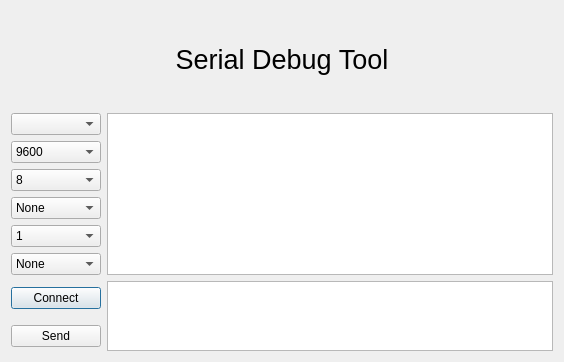
<?xml version="1.0" encoding="UTF-8"?>
<ui version="4.0">
 <class>serialtool</class>
 <widget class="QDialog" name="serialtool">
  <property name="geometry">
   <rect>
    <x>0</x>
    <y>0</y>
    <width>564</width>
    <height>362</height>
   </rect>
  </property>
  <property name="windowTitle">
   <string>Dialog</string>
  </property>
  <layout class="QGridLayout" name="gridLayout">
   <item row="1" column="0">
    <widget class="QComboBox" name="cb_serialname">
     <property name="sizePolicy">
      <sizepolicy hsizetype="Minimum" vsizetype="Fixed">
       <horstretch>0</horstretch>
       <verstretch>0</verstretch>
      </sizepolicy>
     </property>
    </widget>
   </item>
   <item row="1" column="1" rowspan="6">
    <widget class="QTextEdit" name="te_serialrecvmsg"/>
   </item>
   <item row="2" column="0">
    <widget class="QComboBox" name="cb_baund">
     <item>
      <property name="text">
       <string>9600</string>
      </property>
     </item>
     <item>
      <property name="text">
       <string>19200</string>
      </property>
     </item>
     <item>
      <property name="text">
       <string>38400</string>
      </property>
     </item>
     <item>
      <property name="text">
       <string>57600</string>
      </property>
     </item>
     <item>
      <property name="text">
       <string>115200</string>
      </property>
     </item>
    </widget>
   </item>
   <item row="3" column="0">
    <widget class="QComboBox" name="cb_databit">
     <item>
      <property name="text">
       <string>8</string>
      </property>
     </item>
     <item>
      <property name="text">
       <string>7</string>
      </property>
     </item>
     <item>
      <property name="text">
       <string>6</string>
      </property>
     </item>
     <item>
      <property name="text">
       <string>5</string>
      </property>
     </item>
    </widget>
   </item>
   <item row="4" column="0">
    <widget class="QComboBox" name="cb_checkbit">
     <item>
      <property name="text">
       <string>None</string>
      </property>
     </item>
     <item>
      <property name="text">
       <string>Even</string>
      </property>
     </item>
     <item>
      <property name="text">
       <string>Odd</string>
      </property>
     </item>
     <item>
      <property name="text">
       <string>Mark</string>
      </property>
     </item>
     <item>
      <property name="text">
       <string>Space</string>
      </property>
     </item>
    </widget>
   </item>
   <item row="5" column="0">
    <widget class="QComboBox" name="cb_stopbit">
     <item>
      <property name="text">
       <string>1</string>
      </property>
     </item>
     <item>
      <property name="text">
       <string>1.5</string>
      </property>
     </item>
     <item>
      <property name="text">
       <string>2</string>
      </property>
     </item>
    </widget>
   </item>
   <item row="6" column="0">
    <widget class="QComboBox" name="cb_fluid">
     <item>
      <property name="text">
       <string>None</string>
      </property>
     </item>
     <item>
      <property name="text">
       <string>CTS/RTS</string>
      </property>
     </item>
     <item>
      <property name="text">
       <string>XON/XOFF</string>
      </property>
     </item>
    </widget>
   </item>
   <item row="7" column="0">
    <widget class="QPushButton" name="pb_serialcon">
     <property name="text">
      <string>Connect</string>
     </property>
    </widget>
   </item>
   <item row="7" column="1" rowspan="2">
    <widget class="QTextEdit" name="te_serialsendmsg"/>
   </item>
   <item row="8" column="0">
    <widget class="QPushButton" name="pb_serialsend">
     <property name="text">
      <string>Send</string>
     </property>
    </widget>
   </item>
   <item row="0" column="0" colspan="2">
    <widget class="QLabel" name="lb_serialtitle">
     <property name="font">
      <font>
       <pointsize>20</pointsize>
      </font>
     </property>
     <property name="text">
      <string>Serial Debug Tool</string>
     </property>
     <property name="alignment">
      <set>Qt::AlignCenter</set>
     </property>
    </widget>
   </item>
  </layout>
 </widget>
 <resources/>
 <connections/>
</ui>
